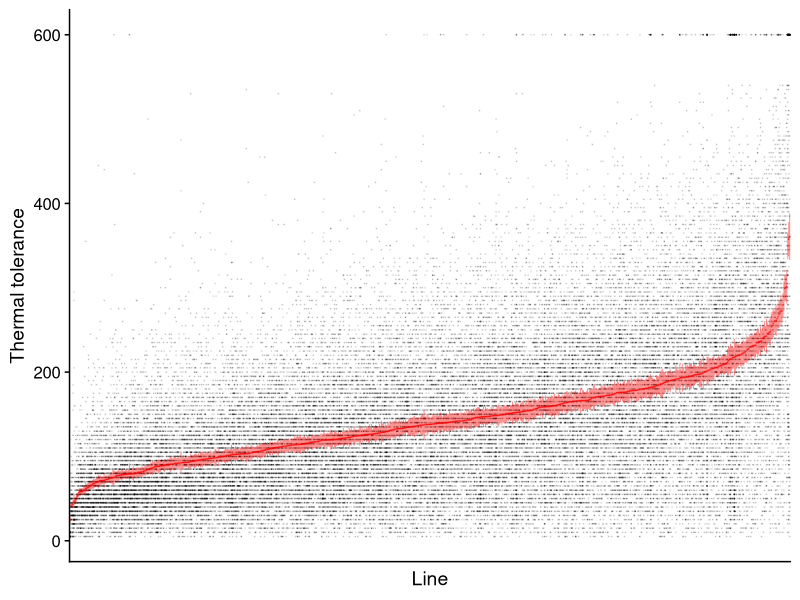

Recreate this plot in R. (Note: this script raises an error after producing the figure.)
## ---- chunk 1
#| label: setup
#| echo: false
#| warning: false
#| message: false

library(tidyverse)
library(cowplot)
ggplot2::theme_set(theme_cowplot())
## ---- chunk 2
#| echo: true
TT <- read_csv("Data/thermtol.csv")
TT$Line <- as.factor(TT$Line)
TT$incapacitation_T <- sqrt(TT$incapacitation)
glimpse(TT)

## ---- chunk 3
TT$Tname <- with(TT, reorder(Line, incapacitation, function(x) mean(x)))
ThermTol_indi_points <- ggplot(TT, aes(x = Tname, y = incapacitation)) +
  geom_point(size = 0.01, alpha = 1/8) +
  stat_summary(fun = mean,
               position = position_dodge(width = 0.5),
               geom = "point",
               color = "red",
               size = 0.01, alpha = 1/2) +
  stat_summary(fun.data = mean_se, 
               geom = "errorbar", 
               color = 'red', width=0, linewidth=0.3, alpha=1/2) +
  theme_half_open() +
  theme(legend.position = "none",axis.ticks.x=element_blank()) +
  xlab("Line") +
  ylab("Thermal tolerance") +
  #ylim(c( -0.5, 601))+
  theme(axis.text.x = element_blank())

ThermTol_indi_points

## ---- chunk 4

#| echo: true

afit <- aov(incapacitation_t ~ Line, data = TT)
summary(afit)
suma <- unlist(summary(afit))

#get variance within groups
sw <- suma['Mean Sq2']

#get variance between groups SEE Lessels and Boag (1987)
Ng <- length(unique(TT$Line))
ns <- table(TT$Line)
n0 <- (1/(Ng-1)) * (sum(ns)-(sum(ns^2)/sum(ns)))
sa <- (suma['Mean Sq1']-suma['Mean Sq2'])/n0
  
#Observed Heritability
H2.0 <- sa/(sa+sw)
H2.0

